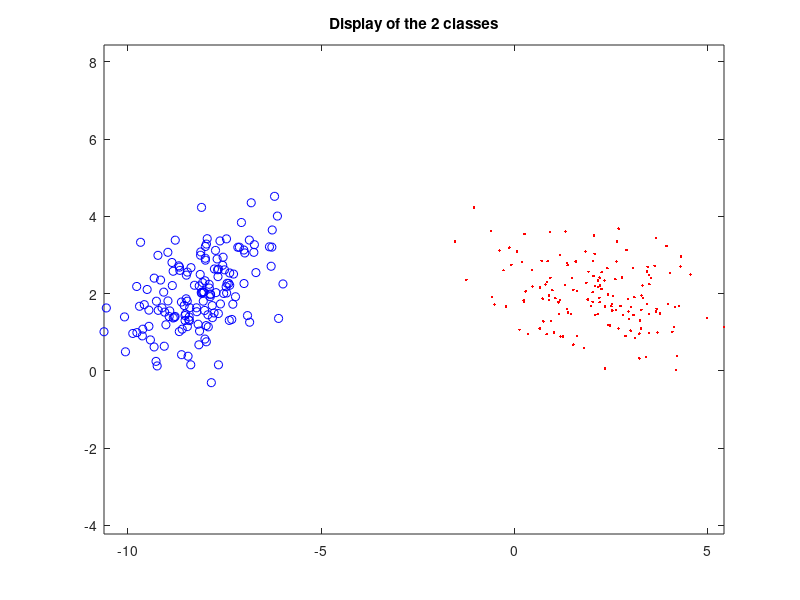

This chart was generated by the following MATLAB code: (Note: this script raises an error after producing the figure.)
% 1.A

clc;
clear;
close all;
l = 2; %dimension
randn('seed',0);
m1 = [2 2]';
S1 = [2 -.5; -.5 1];
N = 150;
X1 = mvnrnd(m1,S1,round(N));
y1=ones(length(X1),1).*(-1);
randn('seed',100);
m2= [-8 2]';
S2 = [1 .5; .5 1];
X2 = mvnrnd(m2,S2,round(N));
y2=ones(length(X1),1).*1;

x_f = [X1; X2];
x_f_f = transpose(x_f);
newRow = ones(1,size(x_f_f,2));  

newData = [x_f_f(1:2, :); newRow; x_f_f(3:end, :)];

y_f =[ y1; y2]';
figure(1), plot(newData(1,y_f==1),newData(2,y_f==1),'bo',...
    newData(1,y_f==-1),newData(2,y_f==-1),'r.')
figure(1), axis equal
title('Display of the 2 classes')
hold on; axis(axis);


% 1.B,C

w_ini=[6 8 -0.5]';
rho=0.1;
[w,iter,mis_class,wrong_class]=perce_with_plot(newData,y_f,w_ini,rho);
% define parameters of the decision boundary y = ax+b 
a = -(w(1)/w(2));
b =- w(3)/w(2);
%plot the decision boundary
fplot(@(x) a*x +b,'LineWidth',2)
grid on;
hold off ;
%plot misclassifications
figure('Name','Perceptron misclassifications');
plot([1:iter],wrong_class);
xlabel('Iterations');
ylabel('Misclassifications');
disp("Weights when error reaches 0");
disp(w);
disp("Number of iterations for the batch perceptron");
disp(iter);
disp("Misclassified elements ");
disp(mis_class);


